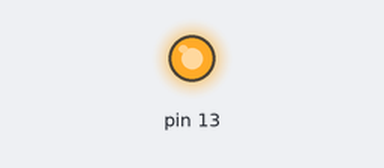
Bench run of a sketch on a simulated Arduino Leonardo, built with avr-gcc and run on an emulated ATmega32U4. Parts: output pins drawn as LEDs (lit = HIGH).

Above: at 3.45 s.
At 5.35 s:
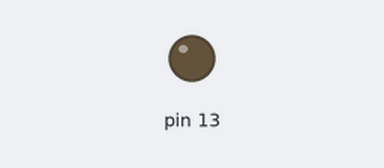
Timing chart, 0 to 7.9 s (numbered marks = the images above):
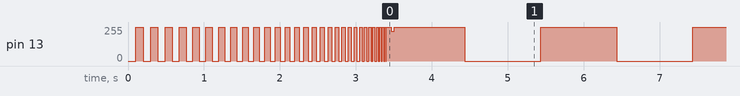

The sketch:

BlinkLEDs.ino
```cpp
/* This example shows how to blink the three user LEDs
on the Zumo 32U4. */

#include <Wire.h>
#include <Zumo32U4.h>

void setup()
{
bootup();

}

void loop()
{
  // Turn the LEDs on.
  ledRed(1);
  ledYellow(1);
  ledGreen(1);

  // Wait for a second.
  delay(1000);

  // Turn the LEDs off.
  ledRed(0);
  ledYellow(0);
  ledGreen(0);

  // Wait for a second.
  delay(1000);
}


void bootup() {
  int sleep  = 0;

  for(sleep = 100; sleep > 0; sleep -= 3 ) {
    ledRed(0);
    ledYellow(0);
    ledGreen(0);
    delay(sleep);

    ledRed(1);
    ledYellow(1);
    ledGreen(1);
    delay(sleep);
  }

  ledRed(1);
  ledYellow(1);
  ledGreen(1);
}
```

Measured:
- by itself, pin 13: 255/255 → 0/255 at 0.20 s, → 255/255 0.10 s later, → 0/255 0.10 s later, → 255/255 0.09 s later, … (188 changes in this stretch)
